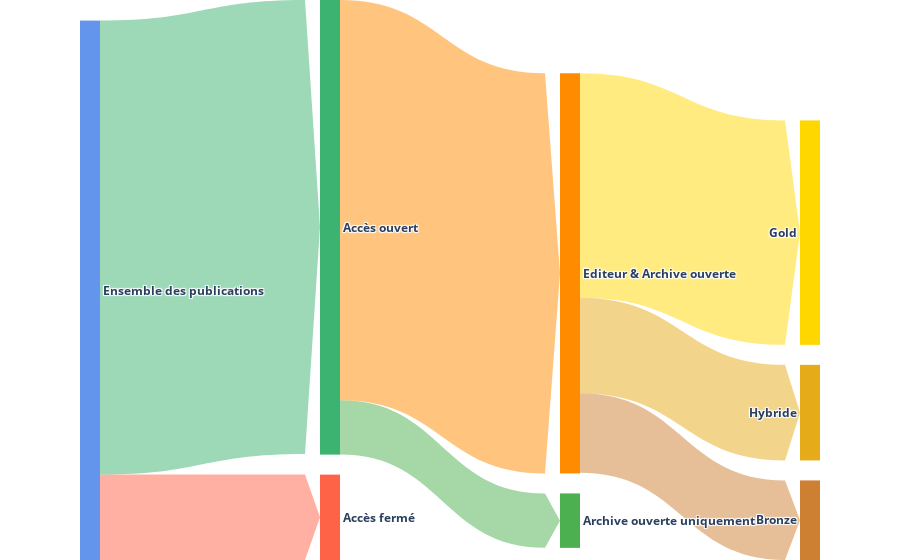

The code cell stored with this chart in its notebook:
### Code cell
labels = [
    'Ensemble des publications',
    'Accès fermé',
    'Accès ouvert',
    'Archive ouverte uniquement',
    'Editeur & Archive ouverte',
    'Gold',
    'Hybride',
    'Bronze',
]
colors = [
    'cornflowerblue',
    'tomato',
    'mediumseagreen',
    '#4CAF50',
    'darkorange',
    'gold',
    '#E6AB19',
    '#CD7F32',
]
sources = [0, 0, 2, 2, 4, 4, 4]
targets = [1, 2, 3, 4, 5, 6, 7]
values = [
    num_publications,
    num_closed,
    num_oa,
    num_green,
    num_publisher,
    num_gold,
    num_hybrid,
    num_bronze,
]


# As percentage of the number of publications in this 'branch'
# percentages = [f"{(values[t]/values[s]):.2%}" for s, t in zip(sources, targets)]

# As percentage of the total number of publications
percentages = [f'{(values[t]/num_publications):.2%}' for t in targets]

# Add transparency to the list of colors, to display links with partial opacity
transparency = 0.5
colors_transparency = [
    f'rgba({rgba_color[0] * 255:.0f}, {rgba_color[1] * 255:.0f}, {rgba_color[2] * 255:.0f}, {rgba_color[3]})'
    for color in colors
    if (rgba_color := plt_colors.to_rgba(color, transparency))
]

fig = go.Figure(
    data=[
        go.Sankey(
            valuesuffix=' publications',
            # valueformat = "d",
            
            # Nodes
            node=dict(
                label=[f'<b>{label}</b>' for label in labels],
                color=colors,
                line=dict(color='black', width=0.0),
                align='left',
                hovertemplate='%{label}:',
                # hoverlabel = dict(bgcolor = "#FFFFFF"), # white background
            ),
            
            # Links
            link=dict(
                arrowlen=15,
                source=sources,
                target=targets,
                value=values[1:],
                customdata=percentages,
                label=labels[1:],
                color=colors_transparency[1:],
                hovercolor=colors[1:],
                hovertemplate='%{label}<br />%{value}<extra>%{customdata}</extra>',
                hoverlabel=dict(bgcolor='#444'),
            ),
        )
    ]
)  # fmt: skip

# Title
fig.update_layout(
    # title_text=f"<b>Proportion des publications {annee} en accès ouvert</b><br><sup>(mesuré en décembre {annee+1})</sup>",
    font_size=12,
    title_x=0.5,
    # title_y=0.85,
    # height=375,
    margin=dict(t=0, b=0),
)

# Display
fig.show()

### Figure 1 — Plotly figure (JSON) as saved in the notebook; plotly's stock layout.template omitted (floating-point values rounded to 4 significant figures)
{"data": [{"link": {"arrowlen": 15, "color": ["rgba(255, 99, 71, 0.5)", "rgba(60, 179, 113, 0.5)", "rgba(76, 175, 80, 0.5)", "rgba(255, 140, 0, 0.5)", "rgba(255, 215, 0, 0.5)", "rgba(230, 171, 25, 0.5)", "rgba(205, 127, 50, 0.5)"], "customdata": ["15.83%", "84.17%", "10.09%", "74.20%", "41.61%", "17.72%", "14.75%"], "hovercolor": ["tomato", "mediumseagreen", "#4CAF50", "darkorange", "gold", "#E6AB19", "#CD7F32"], "hoverlabel": {"bgcolor": "#444"}, "hovertemplate": "%{label}<br />%{value}<extra>%{customdata}</extra>", "label": ["Accès fermé", "Accès ouvert", "Archive ouverte uniquement", "Editeur & Archive ouverte", "Gold", "Hybride", "Bronze"], "source": [0, 0, 2, 2, 4, 4, 4], "target": [1, 2, 3, 4, 5, 6, 7], "value": [2700, 14356, 1721, 12654, 7097, 3022, 2516]}, "node": {"align": "left", "color": ["cornflowerblue", "tomato", "mediumseagreen", "#4CAF50", "darkorange", "gold", "#E6AB19", "#CD7F32"], "hovertemplate": "%{label}:", "label": ["<b>Ensemble des publications</b>", "<b>Accès fermé</b>", "<b>Accès ouvert</b>", "<b>Archive ouverte uniquement</b>", "<b>Editeur & Archive ouverte</b>", "<b>Gold</b>", "<b>Hybride</b>", "<b>Bronze</b>"], "line": {"color": "black", "width": 0}}, "type": "sankey", "valuesuffix": " publications"}], "layout": {"font": {"size": 12}, "margin": {"b": 0, "t": 0}, "title": {"x": 0.5}}}
